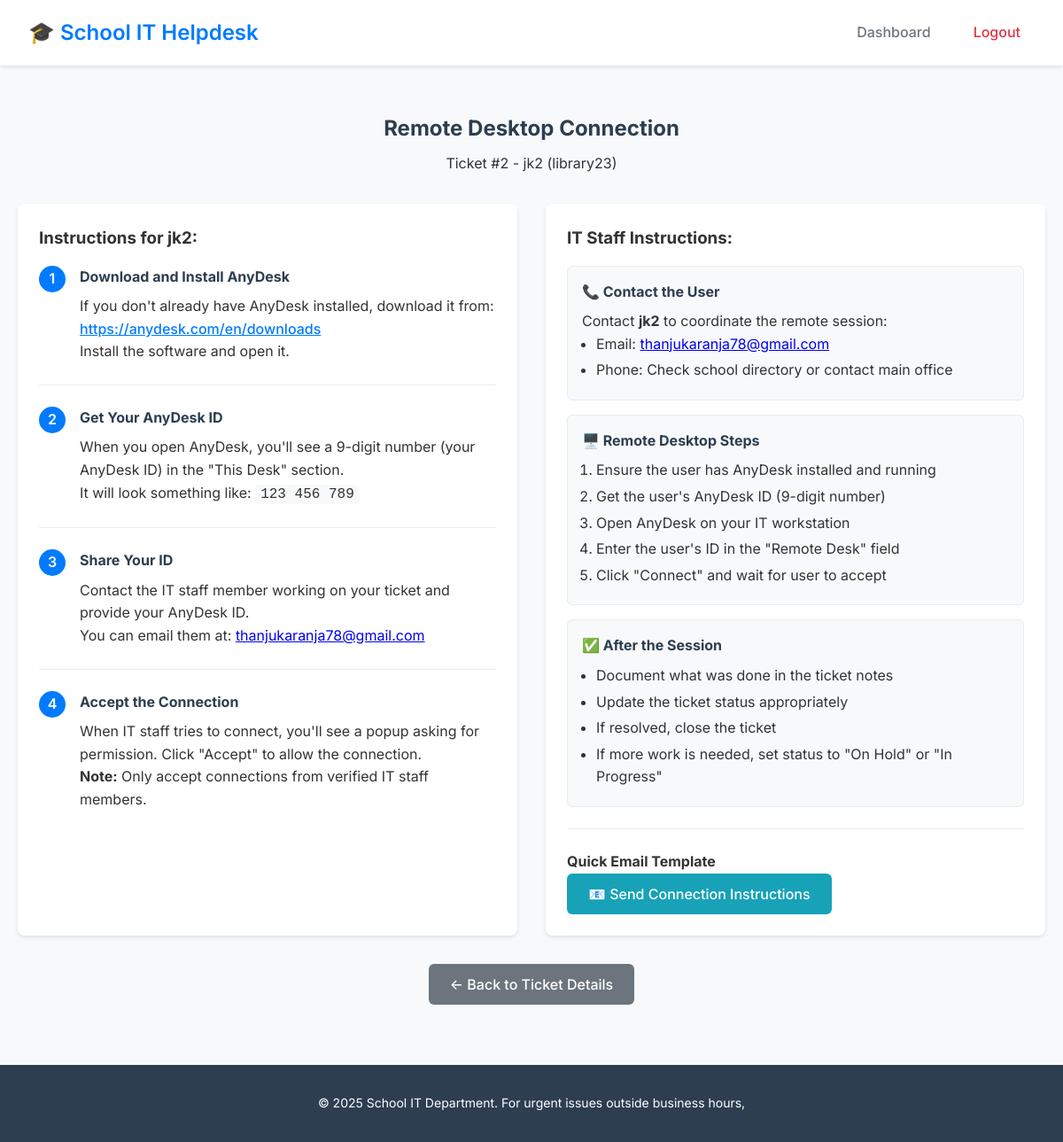
The app's page /remote_connect/2 (signed in) with its own data.
### app.py (models this page shows, shortened)
class Ticket(db.Model):
    id = db.Column(db.Integer, primary_key=True)
    user_name = db.Column(db.String(100), nullable=False)
    user_email = db.Column(db.String(100), nullable=False)
    pc_location = db.Column(db.String(100), nullable=False)
    problem_description = db.Column(db.Text, nullable=False)
    remote_access_requested = db.Column(db.Boolean, default=False)
    status = db.Column(db.String(20), default='New')
    created_at = db.Column(db.DateTime, default=datetime.utcnow)
    updated_at = db.Column(db.DateTime, default=datetime.utcnow)
    notes = db.Column(db.Text, default='')

### app.py (the view)
    def decorated_function(*args, **kwargs):
        if 'logged_in' not in session:
            flash('Please log in to access the dashboard.', 'error')
            return redirect(url_for('login'))
        return f(*args, **kwargs)

### app.py (called while the page is built)
def login_required(f):
    def decorated_function(*args, **kwargs):
        if 'logged_in' not in session:
            flash('Please log in to access the dashboard.', 'error')
            return redirect(url_for('login'))
        return f(*args, **kwargs)
    decorated_function.__name__ = f.__name__
    return decorated_function

@app.route('/remote_connect/<int:ticket_id>')
@login_required
def remote_connect(ticket_id):
    ticket = Ticket.query.get_or_404(ticket_id)
    if not ticket.remote_access_requested:
        flash('Remote access was not requested for this ticket.', 'warning')
        return redirect(url_for('view_ticket', ticket_id=ticket_id))
    return render_template('remote_connect.html', ticket=ticket)

### templates/remote_connect.html (shortened to what this page needs)
{% extends "base.html" %}
{% block content %}
<div class="container">
    <div class="remote-connect-header">
        <h2>Remote Desktop Connection</h2>
        <p>Ticket #{{ ticket.id }} - {{ ticket.user_name }} ({{ ticket.pc_location }})</p>
    </div>
    <div class="remote-connect-content">
        <div class="user-instructions">
            <h3>Instructions for {{ ticket.user_name }}:</h3>
            <div class="instruction-steps">
                <div class="step">
                    <div class="step-number">1</div>
                    <div class="step-content">
                        <h4>Download and Install AnyDesk</h4>
                        <p>If you don't already have AnyDesk installed, download it from:
                           <a href="https://anydesk.com/en/downloads" target="_blank" class="external-link">https://anydesk.com/en/downloads</a>
                        </p>
                        <p>Install the software and open it.</p>
                    </div>
                </div>
                <div class="step">
                    <div class="step-number">2</div>
                    <div class="step-content">
                        <h4>Get Your AnyDesk ID</h4>
                        <p>When you open AnyDesk, you'll see a 9-digit number (your AnyDesk ID) in the "This Desk" section.</p>
                        <p>It will look something like: <code>123 456 789</code></p>
                    </div>
                </div>
                <div class="step">
                    <div class="step-number">3</div>
                    <div class="step-content">
                        <h4>Share Your ID</h4>
                        <p>Contact the IT staff member working on your ticket and provide your AnyDesk ID.</p>
                        <p>You can email them at: <a href="mailto:{{ ticket.user_email }}">{{ ticket.user_email }}</a></p>
                    </div>
                </div>
                <div class="step">
                    <div class="step-number">4</div>
                    <div class="step-content">
                        <h4>Accept the Connection</h4>
                        <p>When IT staff tries to connect, you'll see a popup asking for permission. Click "Accept" to allow the connection.</p>
                        <p><strong>Note:</strong> Only accept connections from verified IT staff members.</p>
                    </div>
                </div>
            </div>
        </div>
        <div class="it-staff-section">
            <h3>IT Staff Instructions:</h3>
            <div class="it-instructions">
                <div class="instruction-box">
                    <h4>📞 Contact the User</h4>
                    <p>Contact <strong>{{ ticket.user_name }}</strong> to coordinate the remote session:</p>
                    <ul>
                        <li>Email: <a href="mailto:{{ ticket.user_email }}">{{ ticket.user_email }}</a></li>
                        <li>Phone: Check school directory or contact main office</li>
                    </ul>
                </div>
                <div class="instruction-box">
                    <h4>🖥️ Remote Desktop Steps</h4>
                    <ol>
                        <li>Ensure the user has AnyDesk installed and running</li>
                        <li>Get the user's AnyDesk ID (9-digit number)</li>
                        <li>Open AnyDesk on your IT workstation</li>
                        <li>Enter the user's ID in the "Remote Desk" field</li>
                        <li>Click "Connect" and wait for user to accept</li>
                    </ol>
                </div>
                <div class="instruction-box">
                    <h4>✅ After the Session</h4>
                    <ul>
                        <li>Document what was done in the ticket notes</li>
                        <li>Update the ticket status appropriately</li>
                        <li>If resolved, close the ticket</li>
                        <li>If more work is needed, set status to "On Hold" or "In Progress"</li>
                    </ul>
                </div>
            </div>
            <div class="quick-email-section">
                <h4>Quick Email Template</h4>
                <a href="mailto:{{ ticket.user_email }}?subject=IT Support - Remote Access for Ticket #{{ ticket.id }}&body=Hi {{ ticket.user_name }},%0D%0A%0D%0AI'm ready to help you with your IT issue remotely.%0D%0A%0D%0APlease:%0D%0A1. Open AnyDesk on your computer%0D%0A2. Share your AnyDesk ID number with me%0D%0A3. I'll connect to help resolve the issue%0D%0A%0D%0AIf you need help installing AnyDesk, visit: https://anydesk.com%0D%0A%0D%0AThanks,%0D%0A{{ session.username }}%0D%0AIT Support Team"
                   class="btn btn-info">
                    📧 Send Connection Instructions
                </a>
            </div>
        </div>
    </div>
    <div class="back-to-ticket">
        <a href="{{ url_for('view_ticket', ticket_id=ticket.id) }}" class="btn btn-secondary">← Back to Ticket Details</a>
    </div>
</div>
{% endblock %}

### static/css/style.css (style rules this page uses)
* { margin: 0; padding: 0; box-sizing: border-box; }
body { font-family: 'Inter', -apple-system, BlinkMacSystemFont, 'Segoe UI', Roboto, sans-serif; line-height: 1.6; color: #333; background-color: #f8f9fa; }
.container { max-width: 1200px; margin: 0 auto; padding: 20px; }
.btn { display: inline-block; padding: 12px 24px; font-size: 16px; font-weight: 500; text-align: center; text-decoration: none; border: none; border-radius: 6px; cursor: pointer; transition: all 0.2s ease; line-height: 1.4; }
.btn-secondary { background-color: #6c757d; color: white; }
.btn-info { background-color: #17a2b8; color: white; }
.remote-connect-header { text-align: center; margin-bottom: 2rem; }
.remote-connect-header h2 { color: #2c3e50; margin-bottom: 0.5rem; }
.remote-connect-content { display: grid; grid-template-columns: 1fr 1fr; gap: 2rem; margin-bottom: 2rem; }
.user-instructions, .it-staff-section { background: white; padding: 1.5rem; border-radius: 8px; box-shadow: 0 2px 4px rgba(0,0,0,0.1); }
.instruction-steps { margin-top: 1rem; }
.step { display: flex; gap: 1rem; margin-bottom: 1.5rem; padding-bottom: 1.5rem; border-bottom: 1px solid #e9ecef; }
.step:last-child { border-bottom: none; }
.step-number { background-color: #007bff; color: white; width: 30px; height: 30px; border-radius: 50%; display: flex; align-items: center; justify-content: center; font-weight: 600; flex-shrink: 0; }
.step-content h4 { color: #2c3e50; margin-bottom: 0.5rem; }
.step-content code { background-color: #f8f9fa; padding: 2px 6px; border-radius: 4px; font-family: 'Courier New', monospace; }
.external-link { color: #007bff; font-weight: 500; }
.it-instructions { margin-top: 1rem; }
.instruction-box { background-color: #f8f9fa; border: 1px solid #e9ecef; padding: 1rem; margin-bottom: 1rem; border-radius: 6px; }
.instruction-box h4 { color: #2c3e50; margin-bottom: 0.5rem; }
.instruction-box ul, .instruction-box ol { margin-left: 1rem; }
.instruction-box li { margin-bottom: 0.25rem; }
.quick-email-section { margin-top: 1.5rem; padding-top: 1.5rem; border-top: 1px solid #e9ecef; }
.back-to-ticket { text-align: center; }

### records on screen
Ticket: id "2", user_name "jk2", pc_location "library23", user_email "thanjukaranja78@gmail.com"
